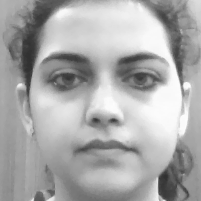
#> input picture dataset/13744/User.13744.1.png, 201 x 201 px, given in place of the camera
$ python test_face_recognition.py
#> lines starting #> are read from the running program, lines starting #| are printed output that depends on the picture
import cv2
import imutils
import time
from imutils.video import VideoStream


vs = VideoStream().start()

time.sleep(2.0)

detector = cv2.CascadeClassifier('haarcascade_frontalface_default.xml')

while True:
    frame = vs.read()
#> frame is the input picture: shape (201, 201, 3); min 48, max 253, mean 169.9

    frame = imutils.resize(frame, width=400)
#> frame: shape (400, 400, 3)

    gray = cv2.cvtColor(frame, cv2.COLOR_BGR2GRAY)

    faces = detector.detectMultiScale(gray, 1.3,5)
#> faces = [[40, 24, 331, 331]]

    for(x,y,w,h) in faces:

        cv2.rectangle(frame, (x-20,y-20), (x+w+20,y+h+20), (0,0,0), 4)

        detected_at = time.ctime()

        img_name = 'intruder_detected_at: '+str(detected_at)+'.png'

        cv2.imwrite(img_name, gray[y:y+h,x:x+w])
#> this loop made 1 pass
#> (x, y, w, h, detected_at) on pass 1: (40, 24, 331, 331, 'Fri Nov 20 21:33:59 2026')
#> pass 1, `cv2.imwrite(img_name, gray[y:y+h,x:x+w])`:
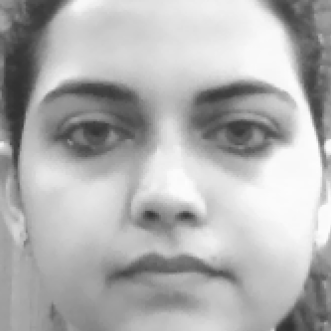
#> saved as intruder_detected_at: Fri Nov 20 21:33:59 2026.png: shape (331, 331); min 48, max 253, mean 176.2
#> after the loop:
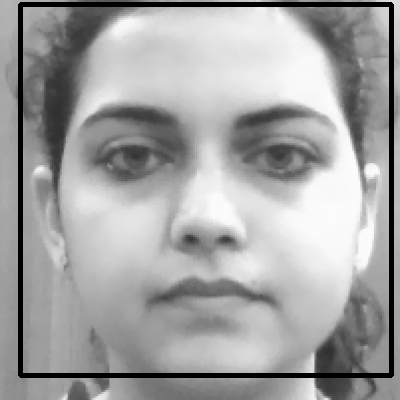
#> frame: shape (400, 400, 3); min 0, max 253, mean 162.6


    cv2.imshow("Intruder Detection", frame)

    key = cv2.waitKey(1) & 0xFF
#> (key q is pressed here)

    if key == ord("q"):
        break

cv2.destroyAllWindows()

vs.stop()
